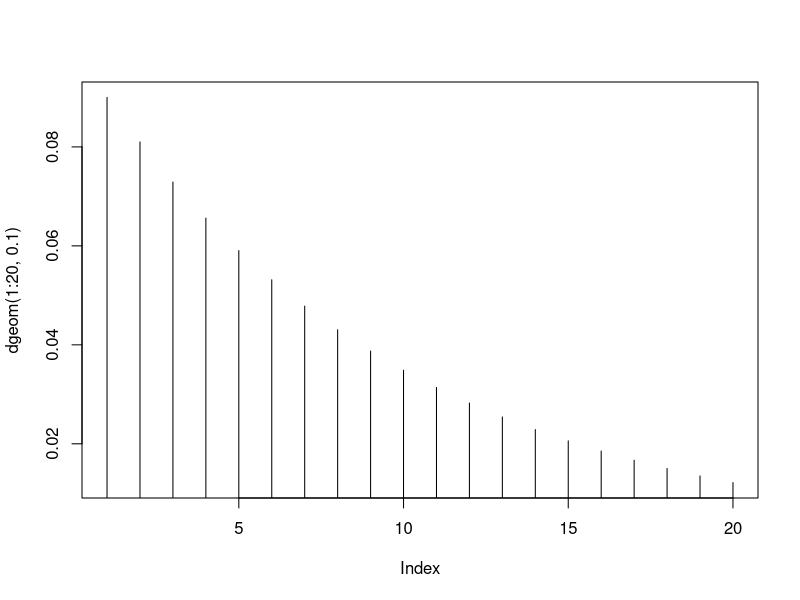
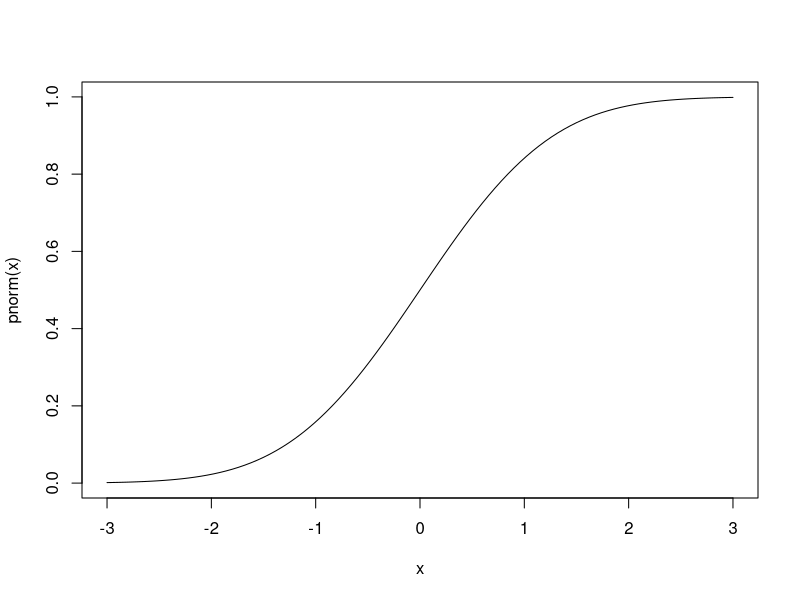
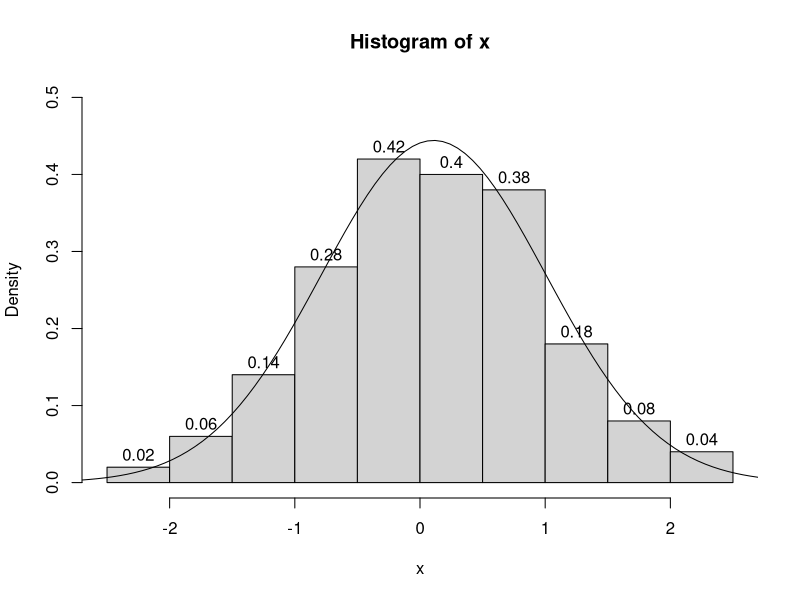
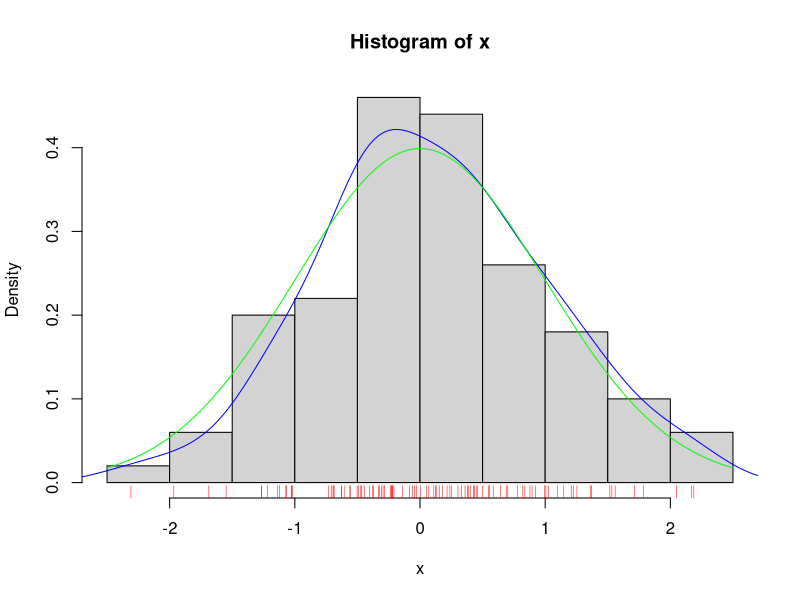
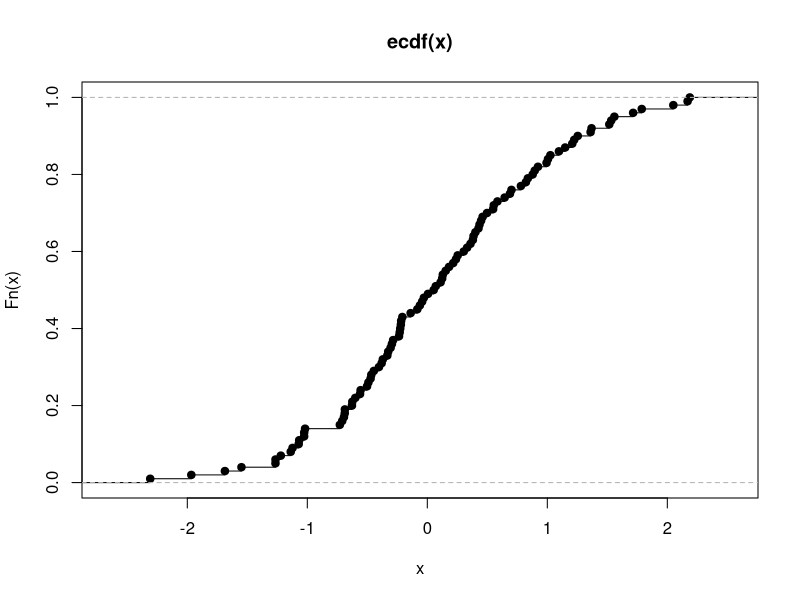
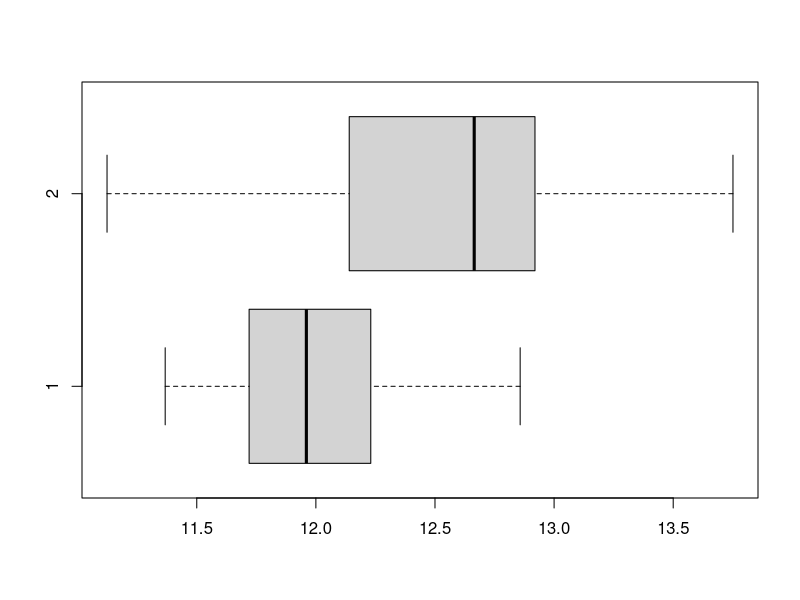

These charts were generated, in order, by the following R code:
## ---- chunk 1
knitr::opts_chunk$set(echo = TRUE, out.width="40%")
library(tibble)
library(purrr)
## ---- chunk 2
course <- tribble(
  ~topic, ~hours, ~source,
  # "Richiami di statistica", 4, "slide pdf",
  "L'ambiente RStudio", 0.5, knitr::current_input(),
  "Il linguaggio R e richiami di statistica", 1.5, knitr::current_input(),
  "Statistica base in R", 5, "statistics.Rmd",
  "Modelli di regressione lineare e lineare generalizzata", 3, "reglin.Rmd",
  "Serie temporali e modelli ARIMA", 4, "ARIMA.Rmd",
  "*Tidyverse*", 4, "tidy.Rmd",
  "Mappe e GIS", 3, "maps.Rmd"
)
## ---- chunk 3
course %>%pwalk(~cat(paste0("1. ",..1, ", ", ..2, "h *(", ..3, ")*" ), sep="\n"))
cat("\n* **TOTALE: ", sum(course$hours), "h**")
## ---- chunk 4
a <- 1
# ma anche
b = 2
# tuttavia si preferisce la notazione a freccia, 
# perché funziona anche così:
3 -> c
# per visualizzare il valore di una variabile:
c
# in un colpo solo:
(d <- "stringa")
## ---- chunk 5
c(1L, 7, "2")
c(T, 0)
as.numeric(c("a", "1"))
as.character(c(1, 1.7))
## ---- chunk 6
# Si costruiscono con l'operatore/funzione c():
v1 <- c(10, 2, 7.5, 3)
# oppure con una sequenza:
v2 <- 1:10
# anche con passo specificato:
v3 <- seq(1, 10, 0.5)
# Le funzioni si chiamano con le parentesi tonde, 
# separando argomenti con ,
## ---- chunk 7
(m1 <- matrix(1:10, 2, 5))
## ---- chunk 8
attr(m1, "dim")
v <- 1:4
attr(v, "dim") <- c(2,2) # equivale a dim(m) <- c(2,2)
v
## ---- chunk 9
(vf <- factor(LETTERS[1:5], ordered=T))
class(vf)
typeof(vf)
vf[1] < vf[3]
## ---- chunk 10
# Le variabili sono nativamente dei vettori.
# Gli scalari sono solo vettori di dimensione 1
length(a)
length(v1)
# le funzioni agiscono quindi sempre su vettori:
a * 2
v3 + 2
## ---- chunk 11
v1[3]
m1[1,1]
m1[2,]
m1[,]
## ---- chunk 12
v1[c(2,4,1)]
v2[v2 %% 2 == 0]
v2 %% 2 == 0 # operatore modulo (resto)
## ---- chunk 13
my_fun <- function(x) x^2
my_fun(1:5)
your_fun <- my_fun
your_fun(6)
my_apply <- function(x, f) f(x)
my_apply(10, my_fun)
## ---- chunk 14
`pwr<-` <- function(obj, value) obj ** value
a <- 2
pwr(a) <- 10
a
## ---- chunk 15
f <- function(x, y, n=10, test=F) { 
  ifelse(test, 0, x^y + n)
}
f(2, 10)
f(test=F, y=10, x=2)
f(test=T)
## ---- chunk 16
system.time(m <- mean(1:1E6))
m
## ---- chunk 17
df <- data.frame(A=1:10, B=letters[1:10])
head(df)
## ---- chunk 18
df[2,2]
df$B[2]
# anche in assegnazione
df$C <- LETTERS[1:10]
head(df, 3)
## ---- chunk 19
v <- runif(5, 1, 10)
sort(v)
rev(sort(v))
sort(v, decreasing = T)
## ---- chunk 20
df <- data.frame(A=1:5, B=runif(5))
df[order(df$B),]
## ---- chunk 21
sample(1:10) # con reinserimento
sample(1:10, replace = T) # senza reinserimento
sample(1:10, size = 5)
sample(10) # generazione interi casuali senza rpetizione
## ---- chunk 22
(df <- expand.grid(A=1:2, B=c("-", "+")))
## ---- chunk 23
by(df$A, INDICES = df$B, FUN=sum)
aggregate(A~B, data = df, FUN = sum)
## ---- chunk 24
(m <- matrix(sample(6), 2, 3))
apply(m, 1, sum)
apply(m, 2, sum)
## ---- chunk 25
v <- 1:10
head(lapply(v, sqrt), n = 2)
## ---- chunk 26
v <- 1:5
names(v) <- paste0("sqrt(",v,")")
sapply(v, sqrt)
## ---- chunk 27
head(airquality, n = 3)
with(airquality, table(OzHi = Ozone > 80, Month, 
                       useNA = "ifany"))
## ---- chunk 28
round(with(airquality, 
           tapply(Ozone, Month, mean, na.rm=T)), 1)
# O anche:
aggregate(Ozone~Month, data=airquality, FUN=mean, ra.rm=T)
## ---- chunk 29
plot(dgeom(1:20, 0.1), typ="h")
curve(pnorm(x), xlim=c(-3, 3))
## ---- chunk 30
set.seed(1)
x <- rnorm(100)
m <- mean(x); s <- sd(x)
hist(x, prob=T, ylim=c(0, 0.5), labels=T)
curve(dnorm(x, mean=m, sd=s), xlim=c(-3, 3), add=T)
## ---- chunk 31
set.seed(123)
x <- rnorm(100)
hist(x, prob=T)
rug(x, col="red")
lines(density(x), col="blue")
curve(dnorm(x), add=T, col="green")
## ---- chunk 32
plot(ecdf(x))
## ---- chunk 33
set.seed(123)
y1 <- rnorm(10, 12, 0.5); y2 <- rnorm(12, 12.5, 0.7)
boxplot(y1, y2, horizontal=T)
## ---- chunk 34
(vt <- var.test(y1, y2))
## ---- chunk 35
t.test(y1, y2, var.equal=(vt$p.value>0.05))
## ---- chunk 36
names(vt)
vt$p.value
